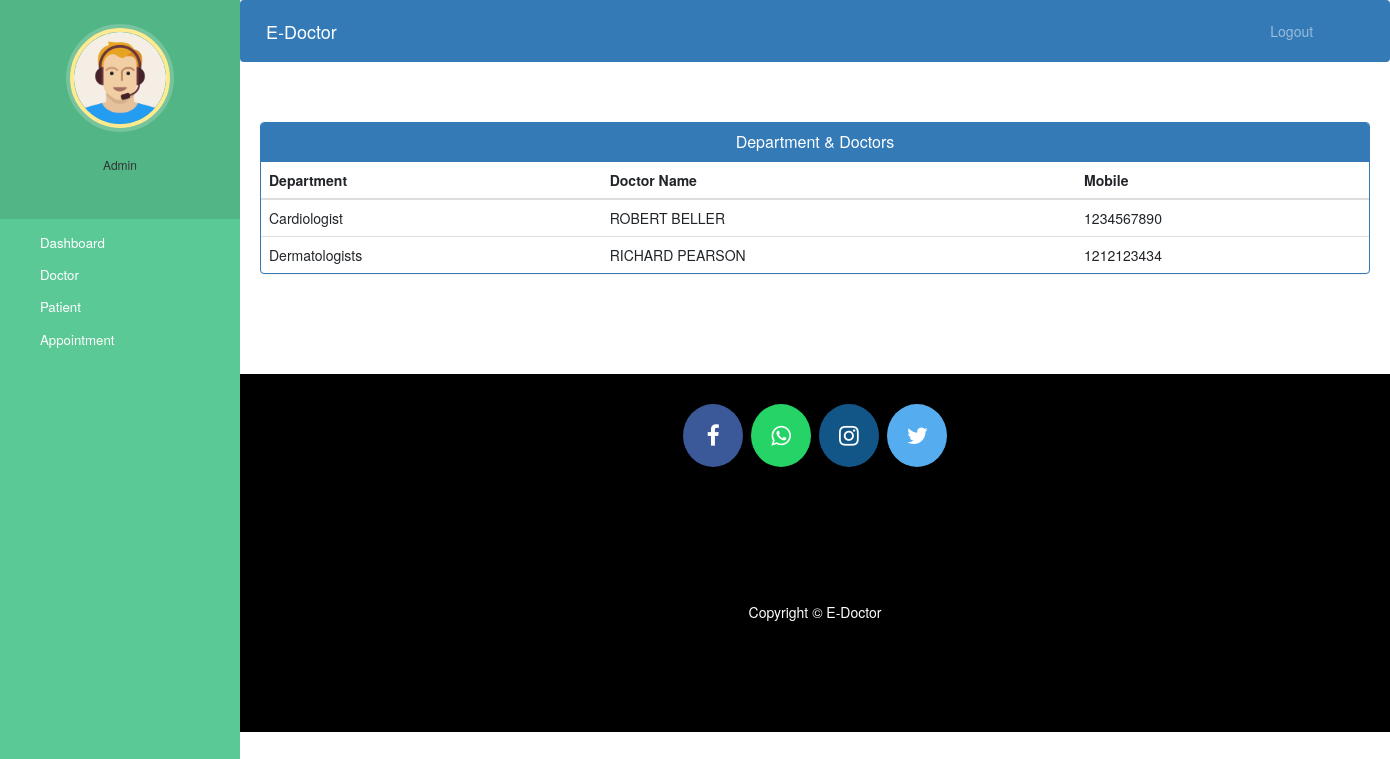
Screenshot of /admin-view-doctor-specialisation (signed in) with the database file from the repository.
### hospital/models.py (models this page shows, shortened)
class Doctor(models.Model):
    user=models.OneToOneField(User,on_delete=models.CASCADE)
    profile_pic= models.ImageField(upload_to='profile_pic/DoctorProfilePic/',null=True,blank=True)
    address = models.CharField(max_length=40)
    mobile = models.CharField(max_length=40,null=True)
    department= models.CharField(max_length=50,choices=departments,default='Cardiologist')
    status=models.BooleanField(default=False)
    @property
    def get_name(self):
        return self.user.first_name+" "+self.user.last_name

### hospital/views.py (the view)
# urls.py: path('admin-view-doctor-specialisation',views.admin_view_doctor_specialisation_view,name='admin-view-doctor-specialisation'),
@login_required(login_url='adminlogin')
@user_passes_test(is_admin)
def admin_view_doctor_specialisation_view(request):
    doctors=models.Doctor.objects.all().filter(status__in=[True])
    return render(request,'hospital/admin_view_doctor_specialisation.html',{'doctors':doctors})

### hospital/views.py (called while the page is built)
def is_admin(user):
    return user.groups.filter(name='ADMIN').exists()

### templates/hospital/admin_view_doctor_Specialisation.html (shortened to what this page needs)
{% extends 'hospital/admin_base.html' %}
{% block content %}
<head>
  <link href="//netdna.bootstrapcdn.com/bootstrap/3.0.0/css/bootstrap.min.css" rel="stylesheet" id="bootstrap-css">
</head>
<div class="container">
  <div class="panel panel-primary">
    <div class="panel-heading">
      <h6 class="panel-title">Department & Doctors</h6>
    </div>
    <table class="table table-hover" id="dev-table">
      <thead>
        <tr>
          <th>Department</th>
          <th>Doctor Name</th>
          <th>Mobile</th>
        </tr>
      </thead>
      {% for d in doctors %}
      <tr>
        <td>{{d.department}}</td>
        <td> {{d.get_name}}</td>
        <td>{{d.mobile}}</td>
      </tr>
      {% endfor %}
    </table>
  </div>
</div>
{% endblock content %}

### static/style.css (style rules this page uses)
body { padding-left: 240px; }

### templates/hospital/admin_view_doctor_Specialisation.html (style rules this page uses)
h6 { text-align: center; }

### rows the page displays
Doctor: department "Cardiologist", get_name "ROBERT BELLER", mobile "1234567890"
Doctor: department "Dermatologists", get_name "RICHARD PEARSON", mobile "1212123434"
